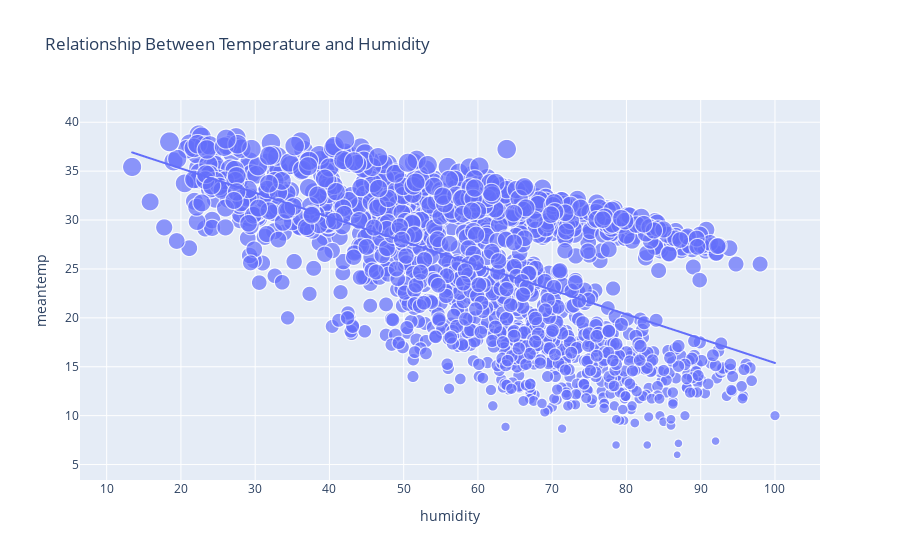

The notebook cell saved with this chart:
### Code cell
figure = px.scatter(df, x="humidity",
                    y="meantemp", size="meantemp", 
                    trendline="ols", 
                    title = "Relationship Between Temperature and Humidity")
figure.show()

### Figure 1 — Plotly figure (JSON) as saved in the notebook; plotly's stock layout.template omitted (floating-point values rounded to 4 significant figures; data arrays with more than 128 entries replaced by an {"elided": "..."} marker saying what was removed)
{"data": [{"hovertemplate": "humidity=%{x}<br>meantemp=%{marker.size}<extra></extra>", "legendgroup": "", "marker": {"color": "#636efa", "size": {"elided": "1576 float values"}, "sizemode": "area", "sizeref": 0.09679, "symbol": "circle"}, "mode": "markers", "name": "", "showlegend": false, "type": "scattergl", "x": {"elided": "1576 float values"}, "xaxis": "x", "y": {"elided": "1576 float values"}, "yaxis": "y"}, {"hovertemplate": "<b>OLS trendline</b><br>meantemp = -0.248662 * humidity + 40.2523<br>R<sup>2</sup>=0.330451<br><br>humidity=%{x}<br>meantemp=%{y} <b>(trend)</b><extra></extra>", "legendgroup": "", "marker": {"color": "#636efa", "symbol": "circle"}, "mode": "lines", "name": "", "showlegend": false, "type": "scattergl", "x": {"elided": "1576 float values"}, "xaxis": "x", "y": {"elided": "1576 float values"}, "yaxis": "y"}], "layout": {"autosize": true, "legend": {"itemsizing": "constant", "tracegroupgap": 0}, "title": {"text": "Relationship Between Temperature and Humidity"}, "xaxis": {"anchor": "y", "autorange": true, "domain": [0, 1], "range": [6.898, 105.8], "title": {"text": "humidity"}, "type": "linear"}, "yaxis": {"anchor": "x", "autorange": true, "domain": [0, 1], "range": [2.442, 44.51], "title": {"text": "meantemp"}, "type": "linear"}}}
